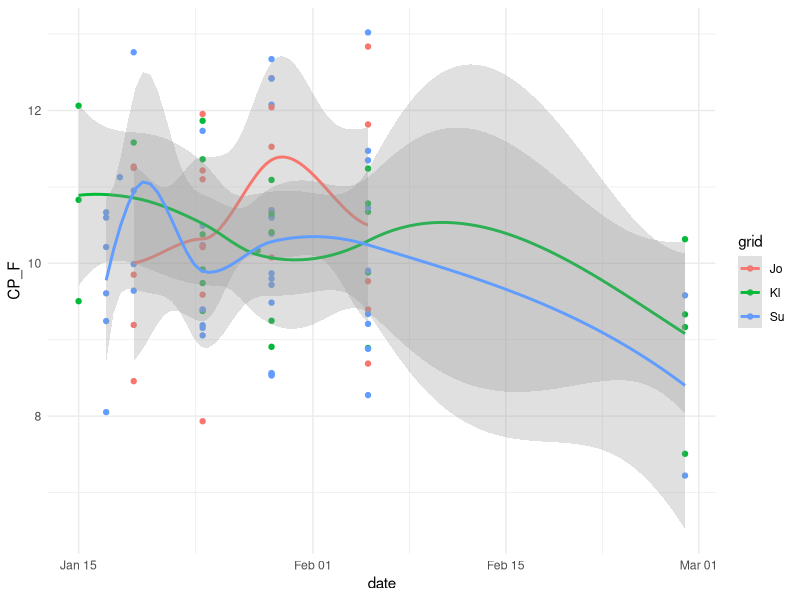

The R source for this figure:

library(data.table)
library(ggplot2)
library(ggeffects)
library(lubridate)

fec <- fread("Input/fecal_CP.csv")

#fill in missing DMs
meandm <- fec[, mean(DM, na.rm = TRUE)]
fec[is.na(DM), DM := meandm]
fec[is.na(CP_F), CP_F := CP_AI/DM]

#take grid and date from sample column
fec[, date := tstrsplit(Sample, " ", keep = 2)]
fec[, loc := tstrsplit(Sample, " ", keep = 1)]
fec[, date := dmy(date)]

fec[loc == "BT" | loc == "JO", grid := "Jo"]
fec[loc == "KL" | loc == "KW", grid := "Kl"]
fec[loc == 'LL' | loc == "RL" | loc == "SU", grid := "Su" ]
fec[loc == "AG", grid := "AG"]


ggplot(fec[!grid == "AG"])+
  geom_point(aes(x = date, y = CP_F, color = grid))+
  geom_smooth(aes(x = date, y = CP_F, group = grid, color = grid), alpha = .3)+
  theme_minimal()
